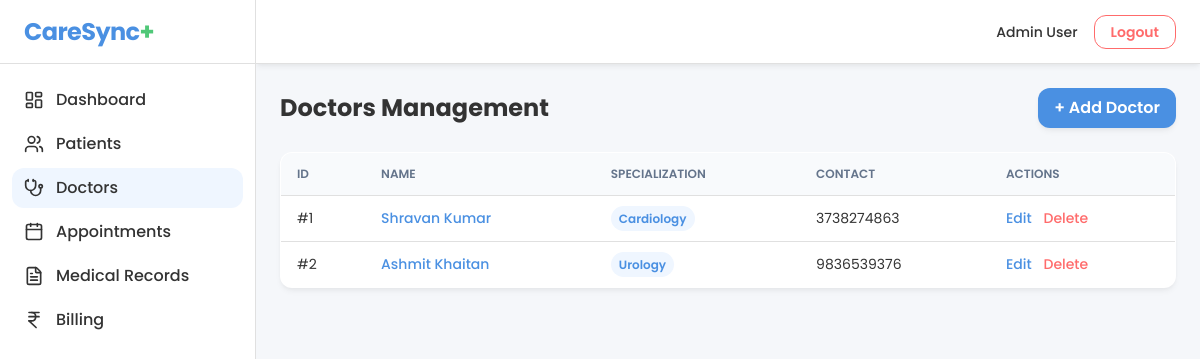
Page /doctors on the committed database.
### models.py (models this page shows)
class Doctor(db.Model):
    __tablename__ = 'doctors'
    id = db.Column(db.Integer, primary_key=True)
    name = db.Column(db.String(100), nullable=False)
    specialization = db.Column(db.String(100), nullable=False)
    contact = db.Column(db.String(50), nullable=False)
    appointments = db.relationship('Appointment', backref='doctor', lazy=True)

### app.py (the view, shortened to what this page needs)
@app.route('/doctors', methods=['GET', 'POST'])
def doctors():
    doctors_list = Doctor.query.all()
    return render_template('doctors.html', doctors=doctors_list)

### templates/doctors.html (shortened to what this page needs)
{% extends 'base.html' %}
{% block content %}
<div class="flex justify-between items-center mb-6">
    <h1 class="text-2xl font-bold">Doctors Management</h1>
    <button onclick="openModal('addDoctorModal')" class="bg-primary text-white px-4 py-2 rounded-xl shadow-soft font-semibold hover:bg-blue-600 transition">+ Add Doctor</button>
</div>
<div class="bg-surface shadow-soft rounded-xl overflow-x-auto">
    <table>
        <thead>
            <tr>
                <th>ID</th>
                <th>Name</th>
                <th>Specialization</th>
                <th>Contact</th>
                <th>Actions</th>
            </tr>
        </thead>
        <tbody>
            {% for d in doctors %}
            <tr>
                <td>#{{ d.id }}</td>
                <td class="font-medium text-primary">{{ d.name }}</td>
                <td><span class="bg-blue-50 text-primary px-2 py-1 rounded-full text-xs font-semibold">{{ d.specialization }}</span></td>
                <td>{{ d.contact }}</td>
                <td class="space-x-2">
                    <button onclick="openModal('editDoctorModal{{ d.id }}')" class="text-primary hover:underline font-medium text-sm">Edit</button>
                    <button onclick="openModal('deleteDoctorModal{{ d.id }}')" class="text-danger hover:underline font-medium text-sm">Delete</button>
                </td>
            </tr>
            {% else %}
            <tr><td colspan="5" class="text-center py-8 text-gray-500">No doctors found.</td></tr>
            {% endfor %}
        </tbody>
    </table>
</div>
{% endblock %}

### templates/base.html (style rules this page uses)
body { color: #333333; background-color: #F5F7FA; font-family: 'Poppins', system-ui, sans-serif; }
table { border-collapse: separate; border-spacing: 0; width: 100%; border: 1px solid #E0E0E0; border-radius: 12px; overflow: hidden; }
th { background-color: #F8FAFC; border-bottom: 1px solid #E0E0E0; text-transform: uppercase; font-size: 0.75rem; font-weight: 600; color: #64748B; padding: 12px 16px; text-align: left; }
td { border-bottom: 1px solid #E0E0E0; padding: 12px 16px; font-size: 0.875rem; }
tr:last-child td { border-bottom: none; }

### rows in the picture
Doctor: id "1", name "Shravan Kumar", specialization "Cardiology", contact "3738274863"
Doctor: id "2", name "Ashmit Khaitan", specialization "Urology", contact "9836539376"
